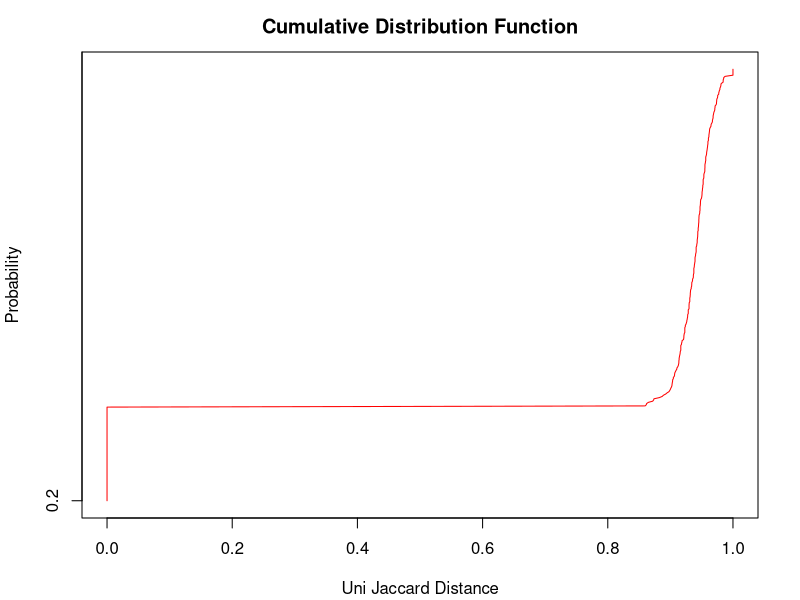

Reproduce this figure in R.
library(RColorBrewer)
data <- read.table("unijackardsorted.txt")
finalDt = rep(data[,1])
title <- "Cumulative Distribution Function"
xlab <- "Uni Jaccard Distance"
ylab <- "Probability"
png("unigram.png")
par(mar=c(4,4,2.5,2) + 0.1)
set.seed(1)
mp <- plot(finalDt, 1:length(finalDt), type="l", col="red", main=title, xlab=xlab, ylab=ylab, yaxt="n")
axis(side=2, at=seq(1,5000,length.out=5), labels=seq(0.2,1,by=0.2))
